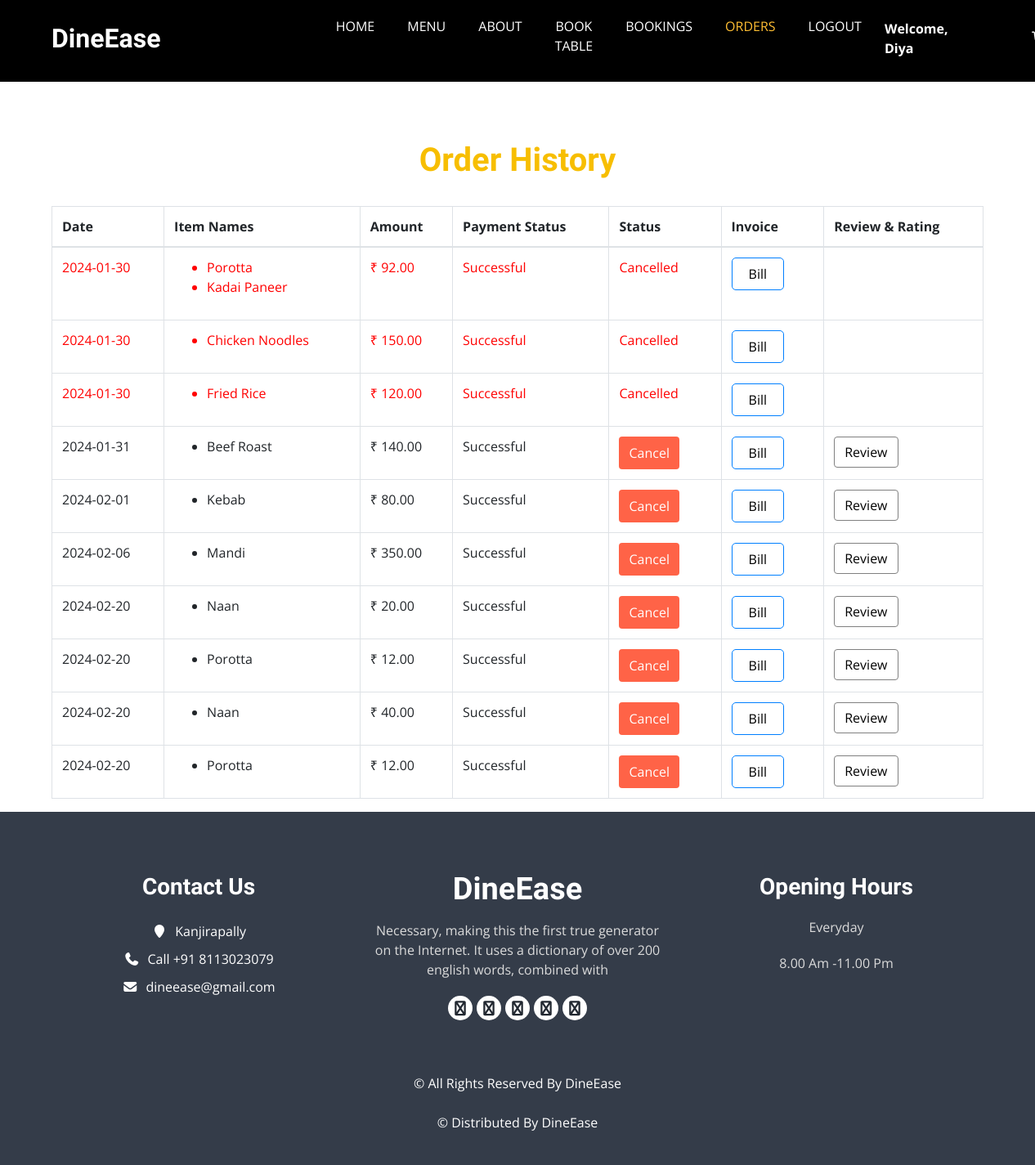
The page /orders_lists/ (signed in) on the database as committed earlier.
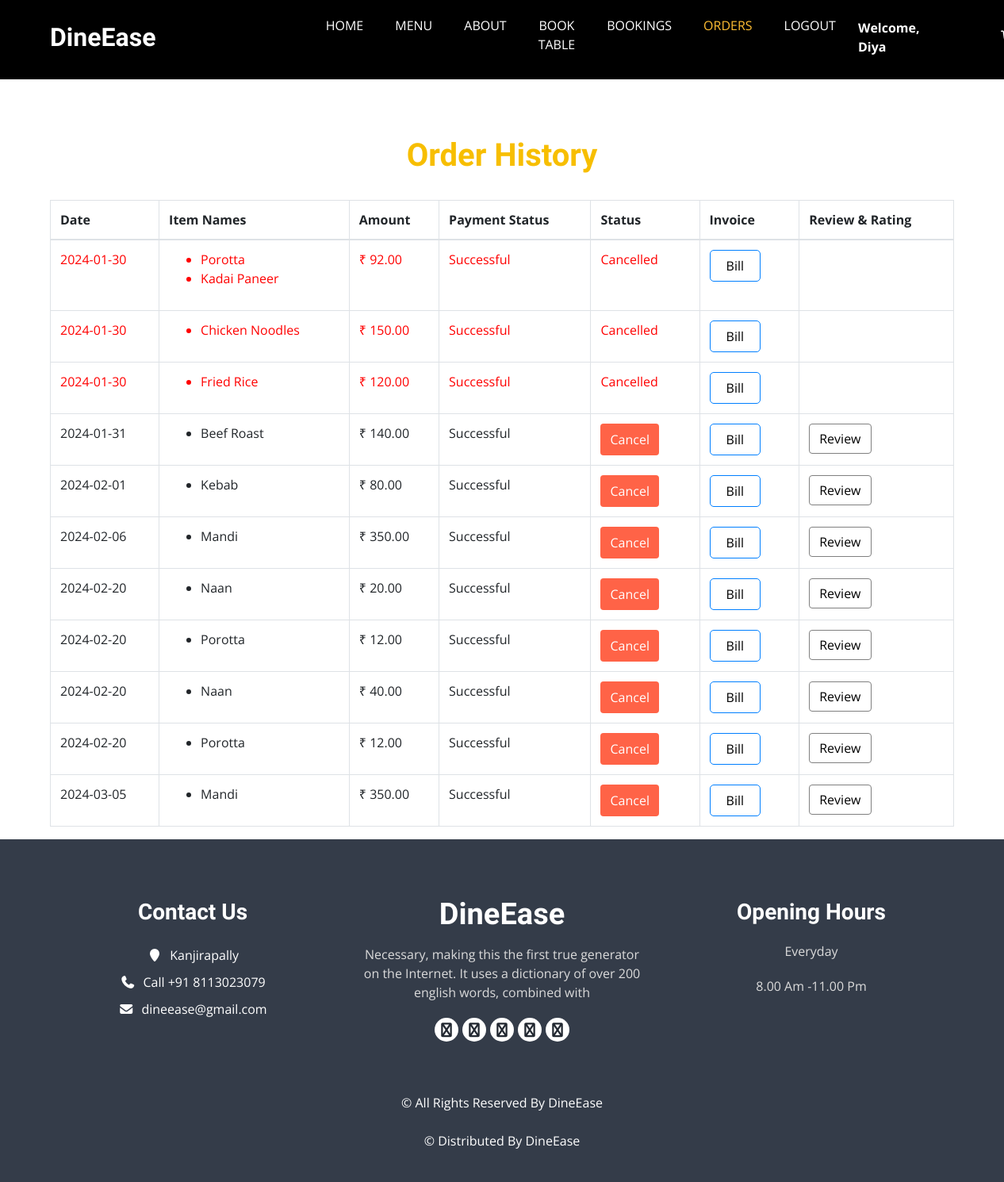
The same page on the database as committed later.
### home/models.py (models this page shows, shortened)
class Payment(models.Model):
    class PaymentStatusChoices(models.TextChoices):
        PENDING = 'pending', 'Pending'
        SUCCESSFUL = 'successful', 'Successful'
        FAILED = 'failed', 'Failed'
    user = models.ForeignKey(CustomUser, on_delete=models.CASCADE)  # Link the payment to a user
    razorpay_order_id = models.CharField(max_length=255)  # Razorpay order ID
    payment_id = models.CharField(max_length=255)  # Razorpay payment ID
    amount = models.DecimalField(max_digits=8, decimal_places=2)  # Amount paid
    currency = models.CharField(max_length=3)  # Currency code (e.g., "INR")
    timestamp = models.DateTimeField(auto_now_add=True)  # Timestamp of the payment
    payment_status = models.CharField(max_length=20, choices=PaymentStatusChoices.choices, default=PaymentStatusChoices.PENDING)
    billing_info = models.ForeignKey(BillingInformation, on_delete=models.CASCADE, null=True, blank=True)
    table_booking = models.ForeignKey(TableBooking, on_delete=models.CASCADE, related_name='payments', null=True, blank=True)
    class Meta:
        ordering = ['-timestamp']

class menus(models.Model):
    CATEGORY_CHOICES = (
        ('Kerala', 'Kerala'),
        ('Chineese', 'Chineese'),
        ('North Indian', 'North Indian'),
        ('Arabian', 'Arabian'),
        ('Beverages', 'Beverages'),
    )
    SUBMENU_CHOICES = (
        ('Breads', 'Breads'),
        ('Curries', 'Curries'),
        ('Rice Dishes','Rice Dishes'),
        ('Appetizers','Appetizers'),
        ('Main Course','Main Course'),
        ('Breads & Accompaniments', 'Breads & Accompaniments'),
        ('Rolls & Grills','Rolls & Grills'),
        ('Hot Beverage','Hot Beverage'),
        ('Cold Beverage','Cold Beverage'),
    )
    SUB_SUBMENU_CHOICES = (
        ('Vegetarian', 'Vegetarian'),
        ('Non-Vegetarian', 'Non-Vegetarian'),
        ('Water-based','Water-based'),
        ('Milk-based','Milk-based')
    )
    name = models.CharField(max_length=100)
    category = models.CharField(max_length=50, choices=CATEGORY_CHOICES, default='')
    submenu = models.CharField(max_length=50, choices=SUBMENU_CHOICES, default='', blank=True)
    sub_submenu = models.CharField(max_length=50, choices=SUB_SUBMENU_CHOICES, default='', blank=True)
    desc = models.CharField(max_length=300)
    price = models.FloatField()
    img = models.ImageField(upload_to='menus/', blank=True, null=True)
    active = models.BooleanField(default=True)

class BillingInformation(models.Model):
    user = models.ForeignKey(CustomUser, on_delete=models.CASCADE)
    address = models.TextField()
    town = models.CharField(max_length=50)
    zip_code = models.CharField(max_length=10)
    payment_status = models.BooleanField(default=True)
    amount = models.DecimalField(max_digits=8, decimal_places=2)
    menu = models.ManyToManyField(menus, blank=True)
    status = models.IntegerField(default=1)

### home/views.py (the view)
# urls.py: path('orders_lists/', orders_lists, name='orders_lists'),
def orders_lists(request):
    user = request.user
    billing_info = BillingInformation.objects.filter(user=user)
    payments = Payment.objects.filter(billing_info__user=user)
    current_date = date.today()
    context = {
        'billing_info': billing_info,
        'payments': payments,
        'current_date': current_date,
    }
    return render(request, 'orders_list.html', context)

### templates/orders_list.html (shortened to what the changed rows need)
{% load static %}
<!DOCTYPE html>
<html lang="en">
<head>
    <link rel="stylesheet" href="https://cdnjs.cloudflare.com/ajax/libs/font-awesome/6.0.0/css/all.min.css">
  <link rel="stylesheet" type="text/css" href="{% static 'css/bootstrap.css' %}" />
  <link rel="stylesheet" type="text/css" href="https://cdnjs.cloudflare.com/ajax/libs/OwlCarousel2/2.3.4/assets/owl.carousel.min.css" />
  <link rel="stylesheet" href="https://cdnjs.cloudflare.com/ajax/libs/jquery-nice-select/1.1.0/css/nice-select.min.css" />
  <link href="{% static 'css/font-awesome.min.css' %}" rel="stylesheet" />
  <link href="{% static 'css/style.css' %}" rel="stylesheet" />
  <link href="{% static 'css/responsive.css' %}" rel="stylesheet" />
  <link rel="stylesheet" href="https://cdnjs.cloudflare.com/ajax/libs/font-awesome/7.0.0/css/all.min.css">
</head>
<body>
    <br><br><br>
    <div class="container">
      <h1 style="text-align:center; color:#f7be00; font-weight:bold">Order History</h1><br>
      {% if billing_info %}
          <table class="table table-bordered">
              <thead>
                  <tr>
                      <th>Date</th>
                      <th>Item Names</th>
                      <th>Amount</th>
                      <th>Payment Status</th>
                      <th>Status</th>
                      <th>Invoice</th>
                      <th>Review & Rating</th>
                  </tr>
              </thead>
              <tbody>
                  {% for info in billing_info %}
                      <tr class="{% if info.status == 0 %}cancelled-row{% endif %}">
                          <td>
                              {% for payment in payments %}
                                  {% if payment.billing_info_id == info.id %}
                                      {{ payment.timestamp|date:"Y-m-d" }}
                                  {% endif %}
                              {% endfor %}
                          </td>
                          <td>
                              <ul>
                                  {% for menu_item in info.menu.all %}
                                      <li>{{ menu_item.name }}</li>
                                  {% endfor %}
                              </ul>
                          </td>
                          <td>₹ {{ info.amount }}</td>
                          <td>
                              {% for payment in payments %}
                                  {% if payment.billing_info_id == info.id %}
                                      {{ payment.get_payment_status_display }}
                                  {% endif %}
                              {% endfor %}
                          </td>
                          <td>
                            {% if info.status == 1 %}
                              <form method="post" action="{% url 'cancel_order' info.id %}"
                                  onsubmit="return confirmCancellation('{{ info.id }}')">
                                  <button type="submit" class="btn btn-danger"
                                      style="background-color: #ff6347; color: #fff; padding: 8px 12px; border: none; border-radius: 4px; cursor: pointer;">Cancel</button>
                              </form>
                              {% else %}
                              {% if info.status == 1 %}
                              {% else %}
                                Cancelled
                              {% endif %}
                            {% endif %}
                        </td>
                          <td>
                              <form method="post" action="{% url 'download_pdf' info.id %}" target="_blank">
                                  <button type="submit" class="btn btn-primary">Bill</button>
                              </form>
                          </td>
                          <td>
                            {% if info.status == 1 %}
                                <a href="{% url 'review' order_id=info.id %}" class="btn btn-success">Review</a>
                            {% endif %}
                        </td>
                      </tr>
                  {% endfor %}
              </tbody>
          </table>
      {% else %}
          <p>No orders available.</p>
      {% endif %}
  </div>
</body>
</html>

Rows that differ between the two databases and show on the page:
added BillingInformation: amount "350.00", status "Review", menus (name "Mandi")
added Payment: timestamp "2024-03-05", payment_status "Successful"
